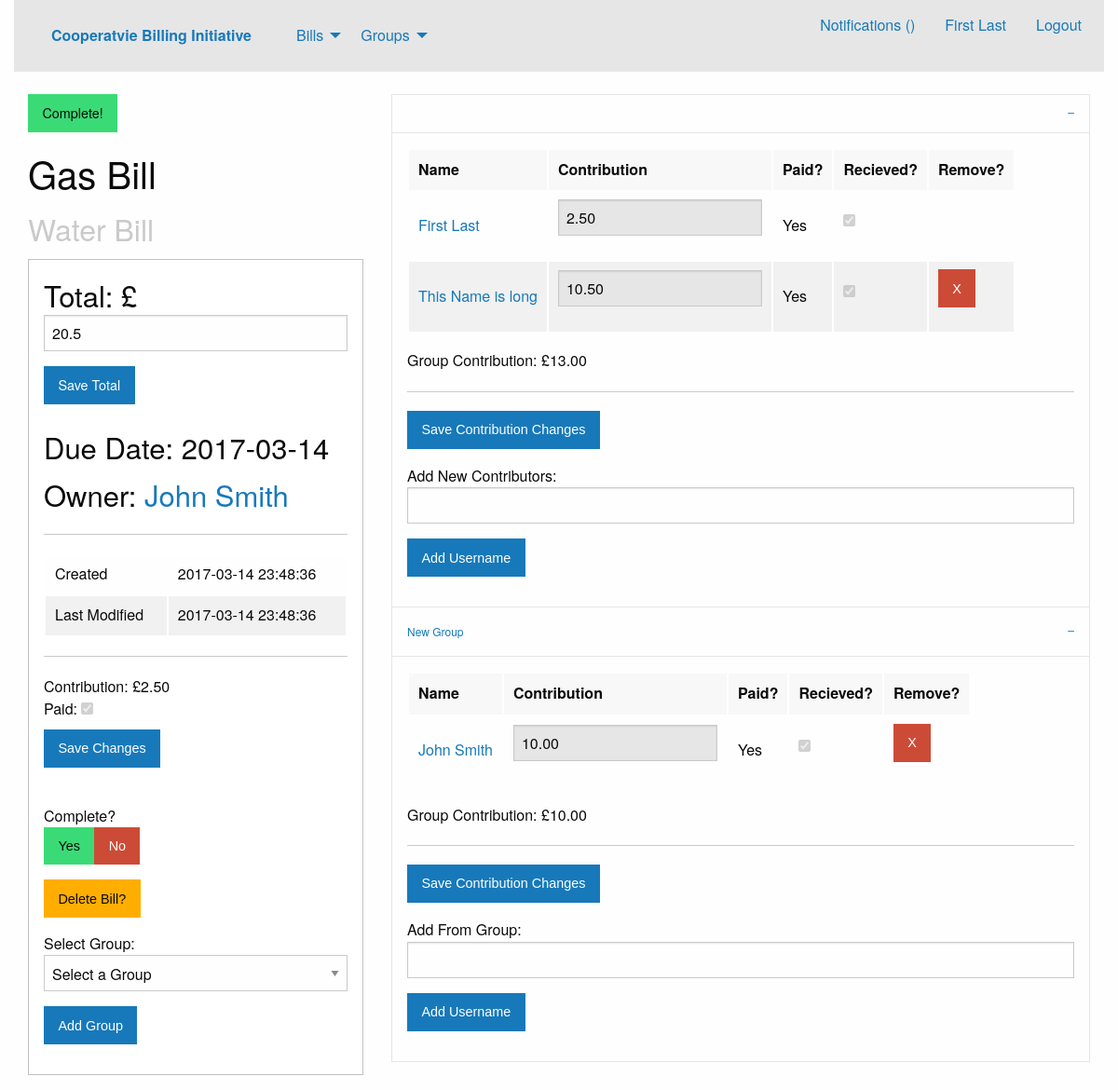
/viewBill.php?bid=2 (signed in), run on the app's committed database.
### tables this page shows
CREATE TABLE users
(
	userID INTEGER NOT NULL UNIQUE PRIMARY KEY AUTOINCREMENT,
	username VARCHAR(30) NOT NULL UNIQUE,
	realname VARCHAR(30) NOT NULL,
	pass VARCHAR(50) NOT NULL,
	salt VARCHAR(50) NOT NULL,
	email VARCHAR(50) NOT NULL UNIQUE,
	createTS TIMESTAMP DEFAULT CURRENT_TIMESTAMP,
	lastlogTS TIMESTAMP DEFAULT CURRENT_TIMESTAMP
);

CREATE TABLE bills
(
	billID INTEGER NOT NULL UNIQUE PRIMARY KEY AUTOINCREMENT,
	name VARCHAR(50) NOT NULL,
	total DOUBLE NOT NULL,
	typeID INTEGER NOT NULL DEFAULT 1,
	createTS TIMESTAMP DEFAULT CURRENT_TIMESTAMP,
	editTS TIMESTAMP DEFAULT CURRENT_TIMESTAMP,
	dueTS TIMESTAMP NOT NULL DEFAULT CURRENT_DATE,
	complete BOOLEAN NOT NULL DEFAULT FALSE,
	FOREIGN KEY(typeID) REFERENCES billTypes(typeID)
);

CREATE TABLE billTypes
(
	typeID INTEGER NOT NULL UNIQUE PRIMARY KEY AUTOINCREMENT,
	typename VARCHAR(30) NOT NULL,
	icon VARCHAR(50)
);

CREATE TABLE billContributors
(
	billID INTEGER NOT NULL,
	userID INTEGER NOT NULL,
	groupID INTEGER DEFAULT 0,
	owner BOOLEAN NOT NULL DEFAULT FALSE,
	ammount DOUBLE NOT NULL DEFAULT 0,
	paid BOOLEAN NOT NULL DEFAULT FALSE,
	recieved BOOLEAN NOT NULL DEFAULT FALSE,
	PRIMARY KEY(billID, userID),
	FOREIGN KEY(billID) REFERENCES bills(billID),
	FOREIGN KEY(userID) REFERENCES users(userID),
	FOREIGN KEY(groupID) REFERENCES groups(groupID)
);

CREATE TABLE groups
(
	groupID INTEGER NOT NULL UNIQUE PRIMARY KEY AUTOINCREMENT,
	name VARCHAR(30) NOT NULL,
	createTS TIMESTAMP DEFAULT CURRENT_TIMESTAMP
);

### database.php (called while the page is built, shortened)
<?php
class Database {
	private $database;
	function __construct() {
		$this->database = $this->getConnection();
	}
	function prepare($query) {
		return $this->database->prepare($query);
	}
	private function getConnection() {
		$conn = new SQLite3('bill.db');
		return $conn;
	}
}
?>

### viewBill.php (the view, shortened to what this page needs)
<?php session_start();
$uid = $_SESSION["uid"];
?>
<?php require "header.php"?>
<?php
	$bid = $_GET["bid"];
	$db = new Database();
	$editBill = false;
	$stmt = $db->prepare("SELECT owner FROM billContributors
		WHERE userID = :uid AND billID = :bid");
	$stmt->bindValue(":bid", $bid, SQLITE3_INTEGER);
	$stmt->bindValue(":uid", $uid, SQLITE3_INTEGER);
	$result = $stmt->execute();
	$check = $result->fetchArray();
	if(!empty($check)) {
		if ($check["owner"] != 0) $editBill = true;
	}
	$stmt = $db->prepare("SELECT * FROM bills
		INNER JOIN billTypes ON bills.typeID = billTypes.typeID
		INNER JOIN billContributors ON billContributors.billID = bills.billID
		WHERE bills.billID = :bid AND billContributors.userID = :uid");
	$stmt->bindValue(":bid", $bid, SQLITE3_INTEGER);
	$stmt->bindValue(":uid", $uid, SQLITE3_INTEGER);
	$result = $stmt->execute();
	$billData = $result->fetchArray();
	if ($billData["complete"] != 0)
		$complete = '<span class="button success" id="completeState" value="1">Complete!</span> ';
	else
		$complete = '<span class="button alert" id="completeState" value="0">Incomplete</span> ';
	$stmt = $db->prepare("SELECT users.userID, users.realname FROM users
		INNER JOIN billContributors ON billContributors.userID = users.userID
		WHERE billContributors.billID = :bid AND billContributors.owner = 1");
	$stmt->bindValue(":bid", $bid, SQLITE3_INTEGER);
	$result = $stmt->execute();
	$ownerData = $result->fetchArray();
	echo '
	<div class="column large-4">
		'.$complete.'<h2><span id="billName">'.$billData["name"].'</span><br /><small>'.$billData["typename"].'</small></h2>
		<div class="callout">
			<h3>Total: £';
	if ($editBill)
		echo '<input type="number" id="billTotal" step="0.01" min="0.01" required value="'.$billData["total"].'"/>
					<span id="saveTotal" class="button">Save Total</span>
					<span id="saveTotalErr" style="display:none"></span>';
	else echo number_format($billData["total"], 2);
	echo '</h3>
			<h3>Due Date: '.$billData["dueTS"].'</h3>
			<h3>Owner: <a href="profile.php?uid='.$ownerData["userID"].'">'.$ownerData["realname"].'</a></h3>
			<hr />
			<table><tr><td>Created</td><td>'.$billData["createTS"].'</td></tr>
			<tr><td>Last Modified</td><td>'.$billData["editTS"].'</td></tr></table>
			<hr />
			<div id="controlPanel">
				<input type="hidden" id="curBill" value="'.$bid.'" />
				<input type="hidden" id="editBill" value="'.$editBill.'" />
				<input type="hidden" id="ownerID" value="'.$ownerData["userID"].'" />
				Contribution: £<span id="selfCon">'.number_format($billData["ammount"], 2).'</span><br />
				Paid: <input type="checkbox" id="selfPaid" ';
	if ($billData["paid"] != 0) echo 'checked ';
	if ($billData["recieved"] != 0) echo 'disabled ';
	echo '/><br />
				<button class="button" id="saveSelfPayChange">Save Changes</button><br />
				<span id="updatePayMsg" style="display:none"></span></br>';
	if (!$editBill) echo '
				<button id="selfRemove" class="button alert">Stop Contributing</button><br />';
	else {
		echo '
				Complete? <br/><button id="completeYes" class="button success">Yes</button><button id="completeNo" class="button alert">No</button><br />
				<button id="dbill" class="button warning">Delete Bill?</button>
				<button id="dbyes" class="button alert dbbs" style="display:none">Delete Bill!</button>
				<button id="dbno" class="button dbbs" style="display:none">Never Mind</button><br />
				Select Group:
				<select id="groupSelect">
					<option value="0">Select a Group</option>
					';
		echo'
				</select>
				<button id="addWholeGroup" class="button">Add Group</button><br />
				<span id="addGroupMsg" style="display:none"></span>';
	}
	echo'
			</div>
		</div>
	</div>';
	$stmt = $db->prepare("SELECT * FROM billContributors
	INNER JOIN users ON billContributors.userID = users.userID
	LEFT JOIN groups ON billContributors.groupID = groups.groupID
	WHERE billContributors.billID = :bid ORDER BY billContributors.groupID");
	$stmt->bindValue(":bid", $bid, SQLITE3_INTEGER);
	$result = $stmt->execute();
	$lgid = -1;
	$firstAcc = true;
	echo '
	<div id="groupCollate" class="column large-8">
		<ul class="accordion" data-accordion data-multi-expand="true" data-allow-all-closed="true">';
	while ($user = $result->fetchArray()) {
		if ($lgid != $user["groupID"]) {
			if (!$firstAcc) {
				echo '
					</tbody>
					</table>
					Group Contribution: £<span class="groupContributionTally" id="gc-'.$lgid.'">0</span>';
				if ($editBill) {
					echo '
					<hr />
					<button class="saveConChanges button">Save Contribution Changes</button><br />
					<span class="saveConChangeMsg"></span>';
					if ($lgid == 0) echo '
					Add New Contributors:
					<div class="addcGen">';
					else echo '
					Add From Group:
					<div class="addG">';
					echo '
						<input type="text" name="username" pattern="[a-zA-Z0-9]+" maxlength="30" required />
						<button class="button">Add Username</button>
						<input type="hidden" value="'.$lgid.'" name="gid" />
						<span class="errZone" style="display:none"></span>
					</div>';
				}
				echo '
				</div>
				</div>
			</li>';
			}
			$firstAcc = false;
			echo '
			<li class="accordion-item is-active" data-accordion-item>
				<a href="#" class="accordion-title">'.$user["name"].'</a>
				<div class="accordion-content" data-tab-content>
				<div class="table-scroll">
					<table>
					<thead>
						<tr>
						<td>Name</td>
						<td>Contribution</td>
						<td>Paid?</td>
						<td>Recieved?</td>';
			if ($editBill) echo '
						<td>Remove?</td>';
			echo '
						</tr>
					</thead>
					<tbody>';
			$lgid = $user["groupID"];
		}
		if ($user["paid"] != 0) $paid = "Yes";
		else $paid = "No";
		$ammount = number_format($user["ammount"],2);
		echo '
						<tr id="'.$user["userID"].'">
						<td class="name"><a href="profile.php?uid='.$user["userID"].'">'.$user["realname"].'</a></td><td class="contribution">';
		if ($editBill) {
			echo '
						<input type="number" name="ammount" step="0.01" min="0" required value="'.$ammount.'" ';
			if($user["recieved"] != 0) echo 'disabled ';
			echo '/>';
		} else echo '
						<input type="hidden" value="'.$ammount.'" name="ammount"/>£'.$ammount;
		echo '
						</td><td class="paid">'.$paid.'</td>';
		if ($editBill) {
			echo '
						<td class="recieved"><input type="checkbox" name="recieve" ';
			if ($user["recieved"] != 0) echo 'checked disabled';
			if ($user["paid"] == 0) echo 'disabled ';
			echo '/></td>
						<td class="remove">';
			if ($user["userID"] != $_SESSION["uid"]) echo'
							<button class="button alert" name="remove">X</button>';
			echo'
						</td>';
		} else {
			echo '
						<td class="recieved">';
			if ($user["recieved"] != 0) echo 'Yes'; else echo 'No';
			echo '</td>';
		}
		echo '
						</tr>';
	}
	echo '
					</tbody>
					</table>
					Group Contribution: £<span class="groupContributionTally" id="gc-'.$lgid.'">0</span>';
	if ($editBill) {
		echo '
					<hr />
					<button class="saveConChanges button">Save Contribution Changes</button><br />
					<span class="saveConChangeMsg"></span>';
		if ($lgid == 0) echo '
					Add New Contributors:
					<div class="addcGen">';
		else echo '
					Add From Group:
					<div class="addG">';
		echo '
						<input type="text" name="username" pattern="[a-zA-Z0-9]+" maxlength="30" required />
						<button type="submit" class="button">Add Username</button>
						<input type="hidden" value="'.$lgid.'" name="gid" />
						<span class="errZone" style="display:none"></span>
					</div>';
	}
	echo '
				</div>
				</div>
			</li>
		</ul>
	</div>';
?>
<?php require_once "footer.php"?>

### header.php (shortened to what this page needs)
<?php
require_once 'database.php';
$isLog = !empty($_SESSION["uid"]);
if ($isLog) {
	$db = new Database();
	$stmt = $db->prepare("SELECT realname FROM users WHERE userID = :uid");
	$stmt->bindValue(":uid", $_SESSION["uid"], SQLITE3_INTEGER);
	$result = $stmt->execute();
	$temp = $result->fetchArray();
	$name = $temp["realname"];
}
?>
<!DOCTYPE html>
<html class="no-js" lang="en" dir="ltr">
  <head>
    <link rel="stylesheet" href="css/foundation.css">
    <link rel="stylesheet" href="css/app.css">
  </head>
</head>
<body>
		<div class="large-12 columns row">
			<div class="top-bar">
				<div class="top-bar-left">
					<ul class="dropdown menu" data-dropdown-menu>
						<li class="menu-text"><a href="index.php">Cooperatvie Billing Initiative</a></li>
						<li>
							<a href="bills.php">Bills</a>
						</li>
						<li>
							<a href="groups.php">Groups</a>
						</li>
					</ul>
				</div>
				<?php if ($isLog) echo '
				<input type="hidden" id="seshUser" value="'.$_SESSION["uid"].'" />
				<script>
				$(function() {
					var id = $("#seshUser").attr("value");
					function checkNoti() {
						$.post("getNotifications.php", {uid: id}, function(data, status) {
								$("#notinumber").html(data);
							});
					}
					checkNoti();
					setInterval(checkNoti, 2000);
				});
				</script>
				<div class="top-bar-right">
					<ul class="menu">
						<li><a href="notifications.php">Notifications (<span id="notinumber"></span>)</a></li>
						<li><a href="profile.php">'.$name.'</a></li>
						<li><a href="logout.php">Logout</a></li>
					</ul>
				</div>';?>
			</div>
	</div>
	<div class="row">
		<div class="columns large-12">

### data on the page
users: realname "First Last"
bills: name "Gas Bill", typeID.typename "Water Bill", total "20.5", dueTS "2017-03-14", createTS "2017-03-14 23:48:36", editTS "2017-03-14 23:48:36", billcontributors.ammount "2.50"
billcontributors: recieved "☑", owner "Remove?", userID.realname "First Last", ammount "2.50", paid "Yes", paid "☑"
billcontributors: userID.realname "This Name is long", ammount "10.50", paid "Yes", paid "☑", shows "X"
billcontributors: shows "Add New Contributors:", groupID.name "New Group", shows "Remove?", userID.realname "John Smith", ammount "10.00", paid "Yes", paid "☑", shows "X"

### other printed values
$ownerData["realname"] "John Smith"
